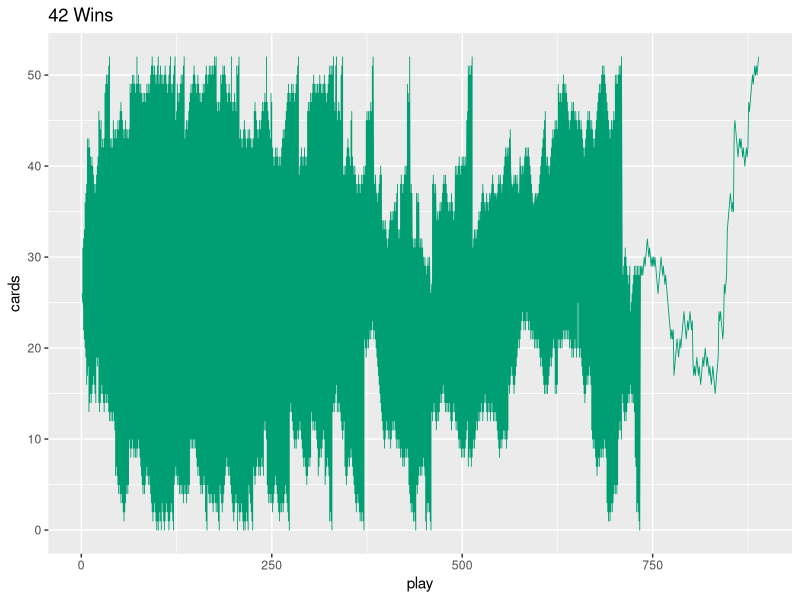
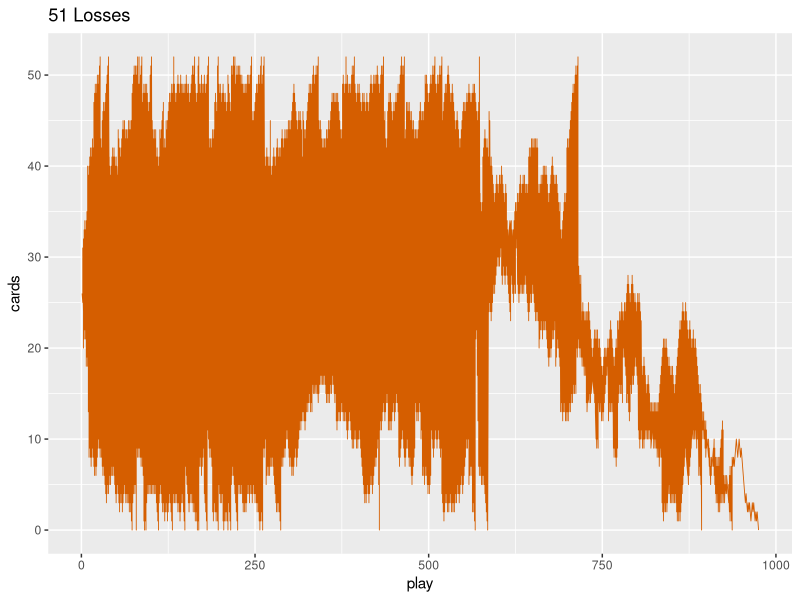
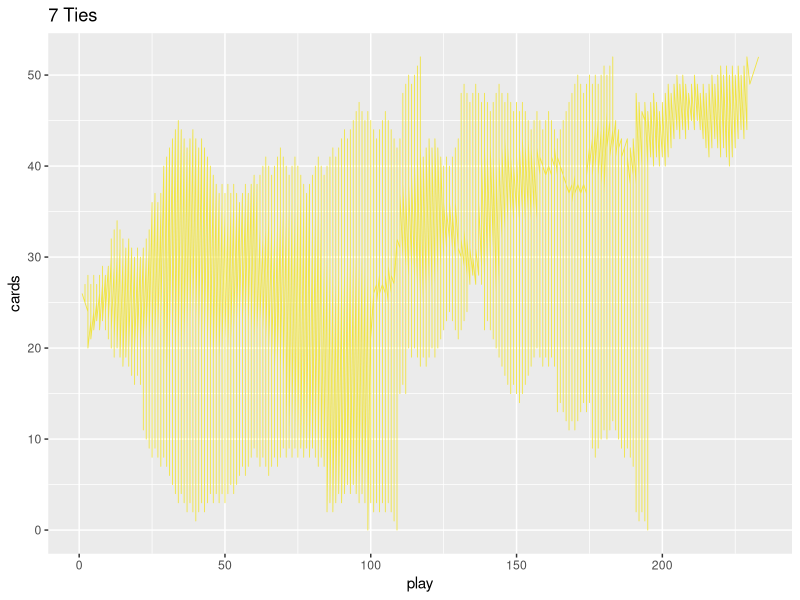

These charts were generated, in order, by the following R code: (Note: this script raises an error after producing the figures.)
library(ggplot2)
#library(gridExtra)
# plot number of cards in hand over the course of games
deck_sizes <- read.csv("deckSizes100random.csv")
games <- read.csv("games100random.csv")
merged = merge(deck_sizes, games, by = 'id')
merged$cards = merged$p1Cards
wins <- merged[merged$result=='W',]
losses <- merged[merged$result=='L',]
ties <- merged[merged$result=='T',]
#ggplot(data=merged, aes(x=play, y=p1Cards, group=result)) + geom_line(aes(color=result))
p1 <- ggplot(data=wins, aes(x=play, y=cards)) + geom_line(color='#009E73', size=0.3) + ggtitle(paste(length(unique(wins[,'id'])), "Wins"))
p2 <- ggplot(data=losses, aes(x=play, y=cards)) + geom_line(color='#D55E00', size=0.3) + ggtitle(paste(length(unique(losses[,'id'])), "Losses"))
p3 <- ggplot(data=ties, aes(x=play, y=cards)) + geom_line(color='#F0E442', size=0.3) + ggtitle(paste(length(unique(ties[,'id'])), "Ties"))
grob <- arrangeGrob(p1, p2, p3, ncol=1)
ggsave('hand_sizes.png', grob, device='png')

# explore the ties as a sequence approaching the limit of 26
ties$diff <- abs(ties$p1Cards - 26)
p <- ggplot(data=ties, aes(x=play, y=diff)) + geom_line(color='#CC79A7') + ggtitle('Ties converge to 26 cards')
ggsave('tie_convergence.png', p, device='png')
